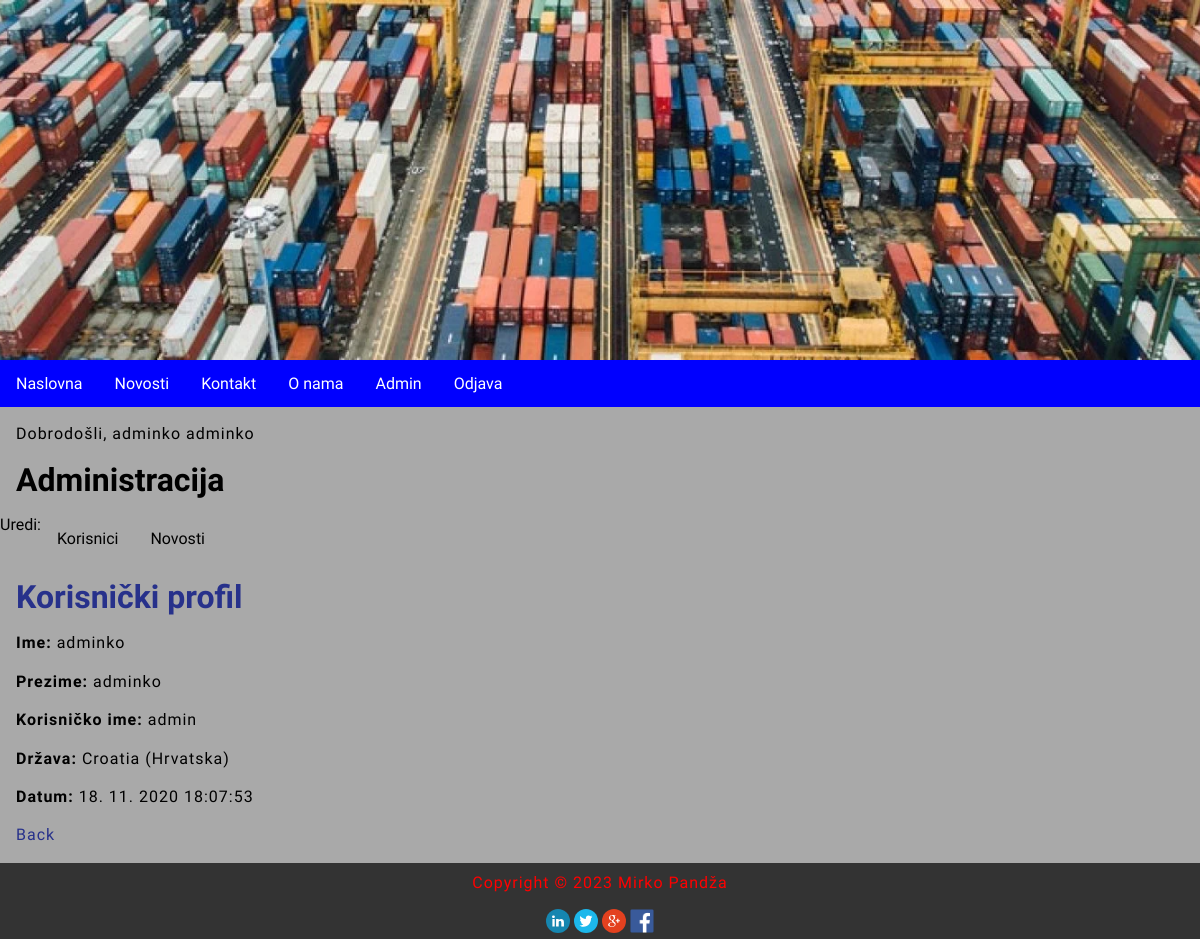
The page /index.php?menu=7&action=1&id=1 (signed in) on the database its author committed.
### tables this page shows
CREATE TABLE `users` (
  `id` int(11) NOT NULL,
  `firstname` varchar(255) NOT NULL,
  `lastname` varchar(255) NOT NULL,
  `email` varchar(255) NOT NULL,
  `username` varchar(255) NOT NULL,
  `password` varchar(255) NOT NULL,
  `password_txt` varchar(255) NOT NULL,
  `country` char(2) NOT NULL,
  `date` timestamp NOT NULL DEFAULT current_timestamp() ON UPDATE current_timestamp(),
  `archive` enum('Y','N') NOT NULL DEFAULT 'Y'
);

CREATE TABLE `countries` (
  `id` int(11) NOT NULL,
  `country_code` varchar(2) NOT NULL DEFAULT '',
  `country_name` varchar(100) NOT NULL DEFAULT ''
);

### functions.php (called while the page is built)
<?php
	function pickerDateToMysql($pickerDate){
		$date = DateTime::createFromFormat('Y-m-d H:i:s', $pickerDate);
		return $date->format('d. m. Y H:i:s');
	}
?>

### admin/users.php (the view, shortened to what this page needs)
<?php
	if (isset($_GET['id']) && $_GET['id'] != '') {
		$query  = "SELECT * FROM users";
		$query .= " WHERE id=".$_GET['id'];
		$result = @mysqli_query($MySQL, $query);
		$row = @mysqli_fetch_array($result);
		print '
		<h2>Korisnički profil</h2>
		<p><b>Ime:</b> ' . $row['firstname'] . '</p>
		<p><b>Prezime:</b> ' . $row['lastname'] . '</p>
		<p><b>Korisničko ime:</b> ' . $row['username'] . '</p>';
		$_query  = "SELECT * FROM countries";
		$_query .= " WHERE country_code='" . $row['country'] . "'";
		$_result = @mysqli_query($MySQL, $_query);
		$_row = @mysqli_fetch_array($_result);
		print '
		<p><b>Država:</b> ' .$_row['country_name'] . '</p>
		<p><b>Datum:</b> ' . pickerDateToMysql($row['date']) . '</p>
		<p><a href="index.php?menu='.$menu.'&amp;action='.$action.'">Back</a></p>';
	}
?>

### style.css (style rules this page uses)
body, html { font-family: 'Chakra Petch', sans-serif; margin: 0; font-size: 16px; background-color: darkgrey; }
h1,h2 { margin: 0.5em; font-size: 2em; }
h2 { font-size: 2em; color: #27318b; }
main a { color: #27318b; text-decoration: none; }
p { margin: 1em; line-height: 1.4em; letter-spacing: 1px; }

### rows shown on the page
users: firstname "adminko", lastname "adminko", username "admin", date "18. 11. 2020 18:07:53"
countries: country_name "Croatia (Hrvatska)"

### other values the page prints
$_SESSION['message'] "Dobrodošli, adminko adminko"
